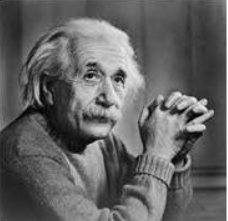
#> input picture HistEq.PNG, 228 x 221 px, found by its file name
$ jupyter execute HistogramEq.ipynb
#> lines starting #> are read from the running program, lines starting #| are printed output that depends on the picture
[cell 1]
import cv2
import numpy as np
from matplotlib import pyplot as plt

[cell 2]
img = cv2.imread('HistEq.PNG',0)
#> img is the input picture: shape (221, 228); min 1, max 255, mean 99

[cell 3]
equ = cv2.equalizeHist(img)
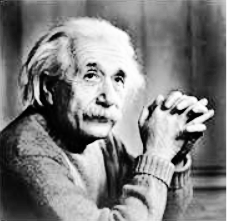
#> equ: shape (221, 228); min 0, max 255, mean 128.3

[cell 4]
res = np.hstack((img, equ))
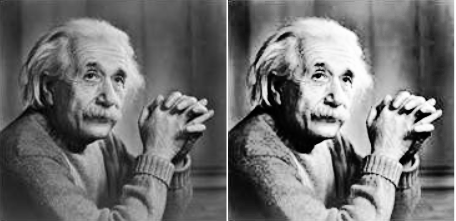
#> res: shape (221, 456); min 0, max 255, mean 113.7

[cell 5]
cv2.imshow(equ)

[cell 6]
hist,bins = np.histogram(img.flatten(),256,[0,256])
#> hist = 256 values, max 696 at index 90, min 0 at index 0, mean 196.8; bins = 257 values from 0 to 256

cdf = hist.cumsum()
#> cdf = 256 values from 0 to 50388
cdf_normalized = cdf * hist.max()/ cdf.max()
#> cdf_normalized = 256 values from 0 to 696

plt.plot(cdf_normalized, color = 'b')
plt.hist(img.flatten(),256,[0,256], color = 'r')
plt.xlim([0,256])
plt.legend(('cdf','histogram'), loc = 'upper left')
plt.show()
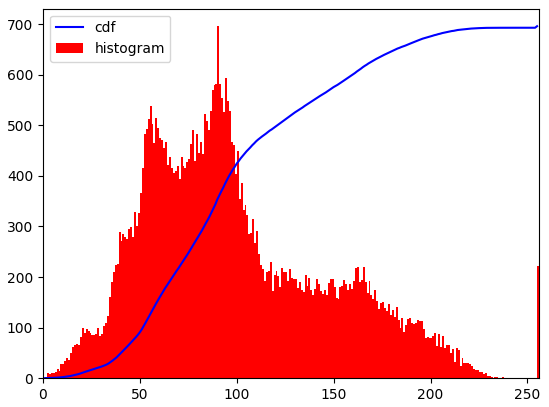
#> figure drawn by matplotlib, 1 panel; tallest bar 696 high, from x = 90 to 91; curve peaks at x = 255, y = 696
